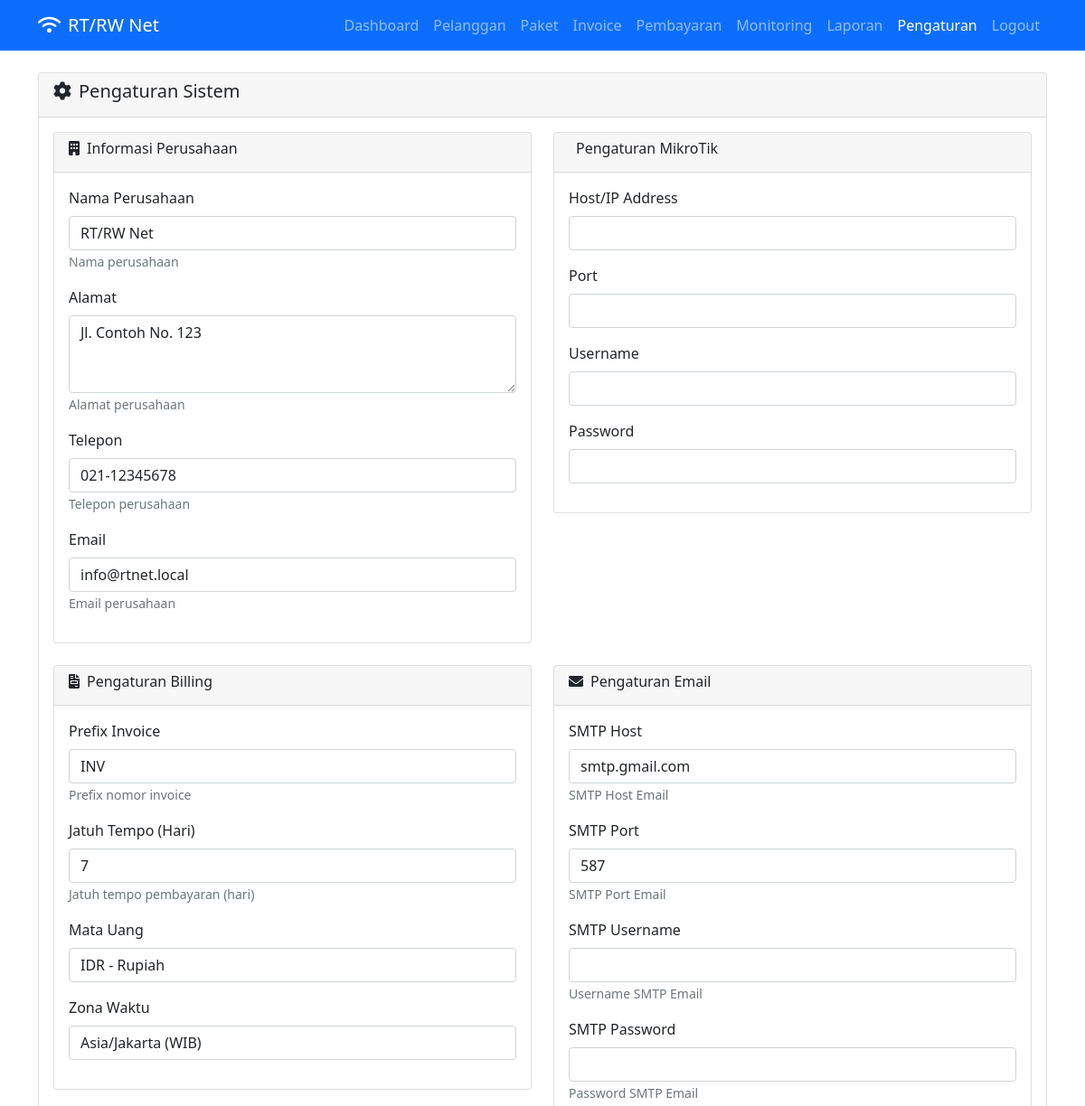
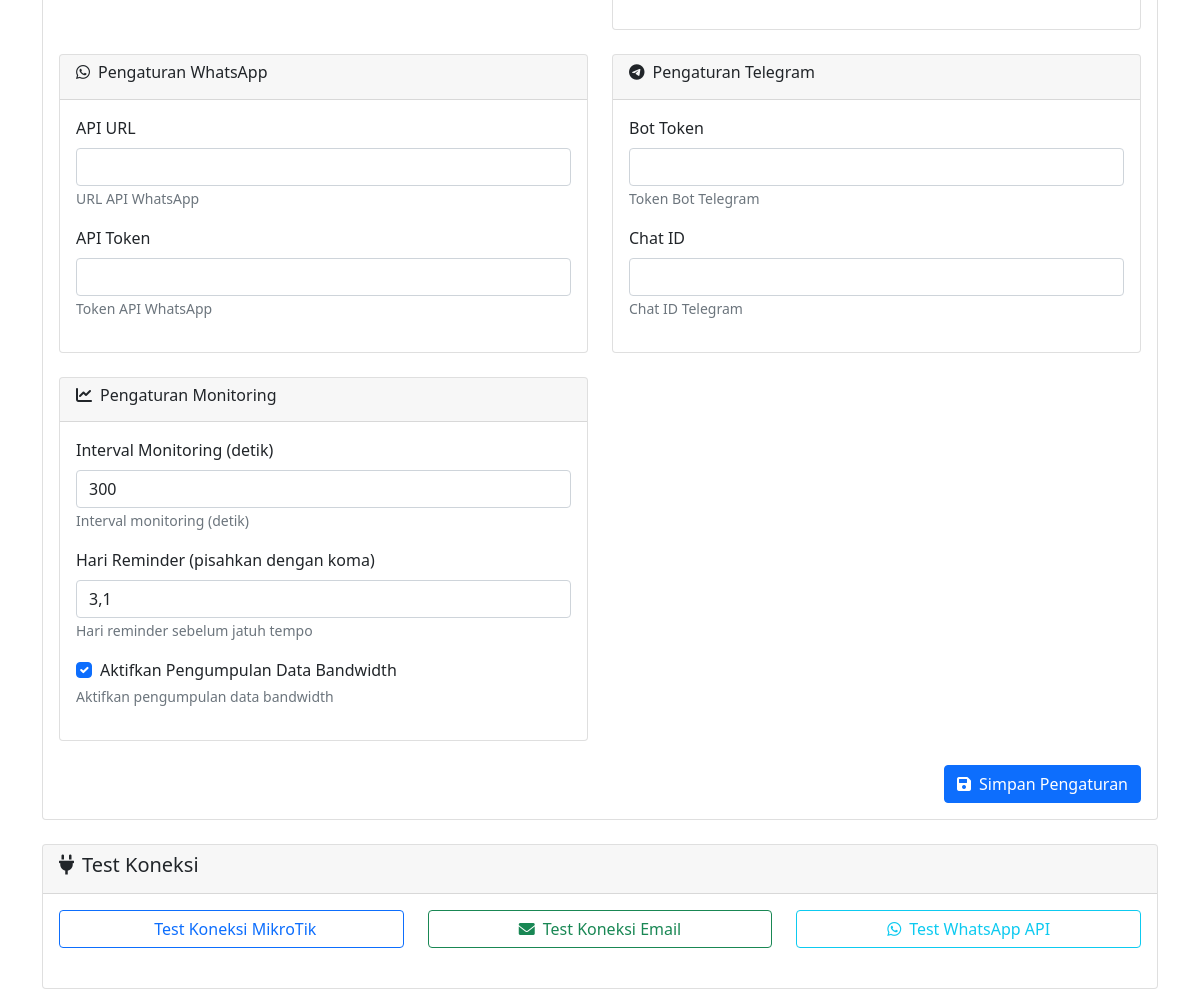
The page /settings.php (signed in) on the database its author committed (2 pictures, top to bottom).
### tables this page shows
CREATE TABLE system_settings (
    id INT AUTO_INCREMENT PRIMARY KEY,
    setting_key VARCHAR(100) UNIQUE NOT NULL,
    setting_value TEXT,
    description TEXT,
    created_at TIMESTAMP DEFAULT CURRENT_TIMESTAMP,
    updated_at TIMESTAMP DEFAULT CURRENT_TIMESTAMP ON UPDATE CURRENT_TIMESTAMP
);

### settings.php (the view, shortened to what the rows shown need)
<?php
$database = new Database();
$db = $database->getConnection();
$settings = [];
$sql = "SELECT setting_key, setting_value, description FROM system_settings ORDER BY setting_key";
$stmt = $db->prepare($sql);
$stmt->execute();
while ($row = $stmt->fetch(PDO::FETCH_ASSOC)) {
    $settings[$row['setting_key']] = $row;
}
?>
<!DOCTYPE html>
<html lang="id">
<head>
    <link href="https://cdn.jsdelivr.net/npm/bootstrap@5.1.3/dist/css/bootstrap.min.css" rel="stylesheet">
    <link href="https://cdnjs.cloudflare.com/ajax/libs/font-awesome/6.0.0/css/all.min.css" rel="stylesheet">
</head>
<body>
    <div class="container mt-4">
        <div class="row">
            <div class="col-12">
                <div class="card">
                    <div class="card-body">
                        <form method="POST">
                            <div class="row">
                                <div class="col-md-6">
                                    <div class="card mb-4">
                                        <div class="card-body">
                                            <div class="mb-3">
                                                <label class="form-label">Nama Perusahaan</label>
                                                <input type="text" class="form-control" name="company_name"
                                                       value="<?= htmlspecialchars(isset($settings['company_name']['setting_value']) ? $settings['company_name']['setting_value'] : '') ?>" required>
                                     <small class="text-muted"><?= htmlspecialchars(isset($settings['company_name']['description']) ? $settings['company_name']['description'] : '') ?></small>
                                            </div>
                                            <div class="mb-3">
                                                <label class="form-label">Alamat</label>
                                                <textarea class="form-control" name="company_address" rows="3"><?= htmlspecialchars(isset($settings['company_address']['setting_value']) ? $settings['company_address']['setting_value'] : '') ?></textarea>
                                     <small class="text-muted"><?= htmlspecialchars(isset($settings['company_address']['description']) ? $settings['company_address']['description'] : '') ?></small>
                                            </div>
                                            <div class="mb-3">
                                                <label class="form-label">Telepon</label>
                                                <input type="text" class="form-control" name="company_phone"
                                                       value="<?= htmlspecialchars(isset($settings['company_phone']['setting_value']) ? $settings['company_phone']['setting_value'] : '') ?>">
                                     <small class="text-muted"><?= htmlspecialchars(isset($settings['company_phone']['description']) ? $settings['company_phone']['description'] : '') ?></small>
                                            </div>
                                            <div class="mb-3">
                                                <label class="form-label">Email</label>
                                                <input type="email" class="form-control" name="company_email"
                                                       value="<?= htmlspecialchars(isset($settings['company_email']['setting_value']) ? $settings['company_email']['setting_value'] : '') ?>">
                                     <small class="text-muted"><?= htmlspecialchars(isset($settings['company_email']['description']) ? $settings['company_email']['description'] : '') ?></small>
                                            </div>
                                        </div>
                                    </div>
                                </div>
                                <div class="col-md-6">
                                    <div class="card mb-4">
                                        <div class="card-body">
                                            <div class="mb-3">
                                                <label class="form-label">Prefix Invoice</label>
                                                <input type="text" class="form-control" name="invoice_prefix"
                                                       value="<?= htmlspecialchars(isset($settings['invoice_prefix']['setting_value']) ? $settings['invoice_prefix']['setting_value'] : '') ?>" required>
                                                 <small class="text-muted"><?= htmlspecialchars(isset($settings['invoice_prefix']['description']) ? $settings['invoice_prefix']['description'] : '') ?></small>
                                            </div>
                                            <div class="mb-3">
                                                <label class="form-label">Jatuh Tempo (Hari)</label>
                                                <input type="number" class="form-control" name="payment_due_days"
                                                       value="<?= htmlspecialchars(isset($settings['payment_due_days']['setting_value']) ? $settings['payment_due_days']['setting_value'] : '') ?>" min="1" required>
                                                 <small class="text-muted"><?= htmlspecialchars(isset($settings['payment_due_days']['description']) ? $settings['payment_due_days']['description'] : '') ?></small>
                                            </div>
                                        </div>
                                    </div>
                                </div>
                                <div class="col-md-6">
                                    <div class="card mb-4">
                                        <div class="card-body">
                                            <div class="mb-3">
                                                <label class="form-label">SMTP Host</label>
                                                <input type="text" class="form-control" name="email_smtp_host"
                                                       value="<?= htmlspecialchars(isset($settings['email_smtp_host']['setting_value']) ? $settings['email_smtp_host']['setting_value'] : '') ?>">
                                <small class="text-muted"><?= htmlspecialchars(isset($settings['email_smtp_host']['description']) ? $settings['email_smtp_host']['description'] : '') ?></small>
                                            </div>
                                            <div class="mb-3">
                                                <label class="form-label">SMTP Port</label>
                                                <input type="number" class="form-control" name="email_smtp_port"
                                                       value="<?= htmlspecialchars(isset($settings['email_smtp_port']['setting_value']) ? $settings['email_smtp_port']['setting_value'] : '') ?>">
                                <small class="text-muted"><?= htmlspecialchars(isset($settings['email_smtp_port']['description']) ? $settings['email_smtp_port']['description'] : '') ?></small>
                                            </div>
                                            <div class="mb-3">
                                                <label class="form-label">SMTP Username</label>
                                                <input type="text" class="form-control" name="email_smtp_username"
                                                       value="<?= htmlspecialchars(isset($settings['email_smtp_username']['setting_value']) ? $settings['email_smtp_username']['setting_value'] : '') ?>">
                                <small class="text-muted"><?= htmlspecialchars(isset($settings['email_smtp_username']['description']) ? $settings['email_smtp_username']['description'] : '') ?></small>
                                            </div>
                                            <div class="mb-3">
                                                <label class="form-label">SMTP Password</label>
                                                <input type="password" class="form-control" name="email_smtp_password"
                                                       value="<?= htmlspecialchars(isset($settings['email_smtp_password']['setting_value']) ? $settings['email_smtp_password']['setting_value'] : '') ?>">
                                <small class="text-muted"><?= htmlspecialchars(isset($settings['email_smtp_password']['description']) ? $settings['email_smtp_password']['description'] : '') ?></small>
                                            </div>
                                        </div>
                                    </div>
                                </div>
                                <div class="col-md-6">
                                    <div class="card mb-4">
                                        <div class="card-body">
                                            <div class="mb-3">
                                                <label class="form-label">API URL</label>
                                                <input type="url" class="form-control" name="whatsapp_api_url"
                                                       value="<?= htmlspecialchars(isset($settings['whatsapp_api_url']['setting_value']) ? $settings['whatsapp_api_url']['setting_value'] : '') ?>">
                                <small class="text-muted"><?= htmlspecialchars(isset($settings['whatsapp_api_url']['description']) ? $settings['whatsapp_api_url']['description'] : '') ?></small>
                                            </div>
                                            <div class="mb-3">
                                                <label class="form-label">API Token</label>
                                                <input type="text" class="form-control" name="whatsapp_api_token"
                                                       value="<?= htmlspecialchars(isset($settings['whatsapp_api_token']['setting_value']) ? $settings['whatsapp_api_token']['setting_value'] : '') ?>">
                                <small class="text-muted"><?= htmlspecialchars(isset($settings['whatsapp_api_token']['description']) ? $settings['whatsapp_api_token']['description'] : '') ?></small>
                                            </div>
                                        </div>
                                    </div>
                                </div>
                                <div class="col-md-6">
                                    <div class="card mb-4">
                                        <div class="card-body">
                                            <div class="mb-3">
                                                <label class="form-label">Bot Token</label>
                                                <input type="text" class="form-control" name="telegram_bot_token"
                                                       value="<?= htmlspecialchars(isset($settings['telegram_bot_token']['setting_value']) ? $settings['telegram_bot_token']['setting_value'] : '') ?>">
                                <small class="text-muted"><?= htmlspecialchars(isset($settings['telegram_bot_token']['description']) ? $settings['telegram_bot_token']['description'] : '') ?></small>
                                            </div>
                                            <div class="mb-3">
                                                <label class="form-label">Chat ID</label>
                                                <input type="text" class="form-control" name="telegram_chat_id"
                                                       value="<?= htmlspecialchars(isset($settings['telegram_chat_id']['setting_value']) ? $settings['telegram_chat_id']['setting_value'] : '') ?>">
                                <small class="text-muted"><?= htmlspecialchars(isset($settings['telegram_chat_id']['description']) ? $settings['telegram_chat_id']['description'] : '') ?></small>
                                            </div>
                                        </div>
                                    </div>
                                </div>
                                <div class="col-md-6">
                                    <div class="card mb-4">
                                        <div class="card-body">
                                            <div class="mb-3">
                                                <label class="form-label">Interval Monitoring (detik)</label>
                                                <input type="number" class="form-control" name="monitoring_interval"
                                                       value="<?= htmlspecialchars(isset($settings['monitoring_interval']['setting_value']) ? $settings['monitoring_interval']['setting_value'] : '') ?>" min="60">
                                <small class="text-muted"><?= htmlspecialchars(isset($settings['monitoring_interval']['description']) ? $settings['monitoring_interval']['description'] : '') ?></small>
                                            </div>
                                            <div class="mb-3">
                                                <label class="form-label">Hari Reminder (pisahkan dengan koma)</label>
                                                <input type="text" class="form-control" name="notification_reminder_days"
                                                       value="<?= htmlspecialchars(isset($settings['notification_reminder_days']['setting_value']) ? $settings['notification_reminder_days']['setting_value'] : '') ?>">
                                <small class="text-muted"><?= htmlspecialchars(isset($settings['notification_reminder_days']['description']) ? $settings['notification_reminder_days']['description'] : '') ?></small>
                                            </div>
                                            <div class="mb-3">
                                                <div class="form-check">
                                                    <input class="form-check-input" type="checkbox" name="bandwidth_collection_enabled"
                                                           value="1" <?= (isset($settings['bandwidth_collection_enabled']['setting_value']) ? $settings['bandwidth_collection_enabled']['setting_value'] : '') === '1' ? 'checked' : '' ?>>
                                                    <label class="form-check-label">
                                                        Aktifkan Pengumpulan Data Bandwidth
                                                    </label>
                                                </div>
                                                <small class="text-muted"><?= htmlspecialchars(isset($settings['bandwidth_collection_enabled']['description']) ? $settings['bandwidth_collection_enabled']['description'] : '') ?></small>
                                            </div>
                                        </div>
                                    </div>
                                </div>
                            </div>
                        </form>
                    </div>
                </div>
            </div>
        </div>
    </div>
</body>
</html>

### rows shown on the page
system_settings: company_name "RT/RW Net", description "Nama perusahaan"
system_settings: company_address "Jl. Contoh No. 123", description "Alamat perusahaan"
system_settings: company_phone "021-12345678", description "Telepon perusahaan"
system_settings: company_email "info@rtnet.local", description "Email perusahaan"
system_settings: invoice_prefix "INV", description "Prefix nomor invoice"
system_settings: payment_due_days "7", description "Jatuh tempo pembayaran (hari)"
system_settings: email_smtp_host "smtp.gmail.com", description "SMTP Host Email"
system_settings: email_smtp_port "587", description "SMTP Port Email"
system_settings: description "Username SMTP Email"
system_settings: description "Password SMTP Email"
system_settings: description "URL API WhatsApp"
system_settings: description "Token API WhatsApp"
system_settings: description "Token Bot Telegram"
system_settings: description "Chat ID Telegram"
system_settings: monitoring_interval "300", description "Interval monitoring (detik)"
system_settings: notification_reminder_days "3,1", description "Hari reminder sebelum jatuh tempo"
system_settings: setting_value "☑", description "Aktifkan pengumpulan data bandwidth"
